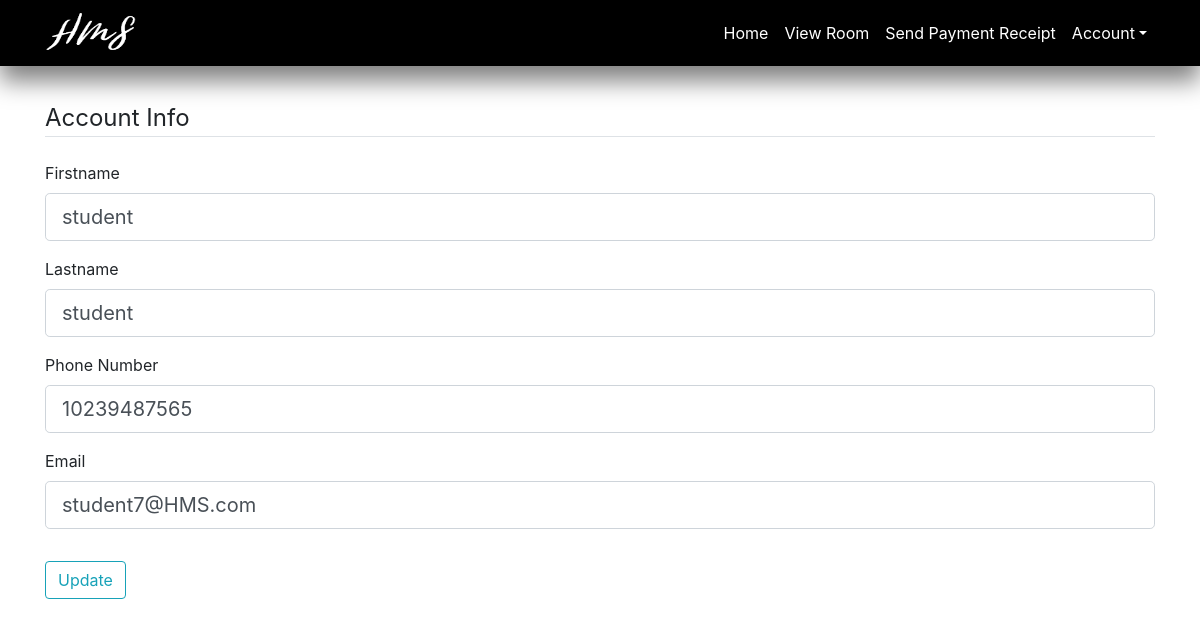
Before: /student/account (signed in) with the older database file.
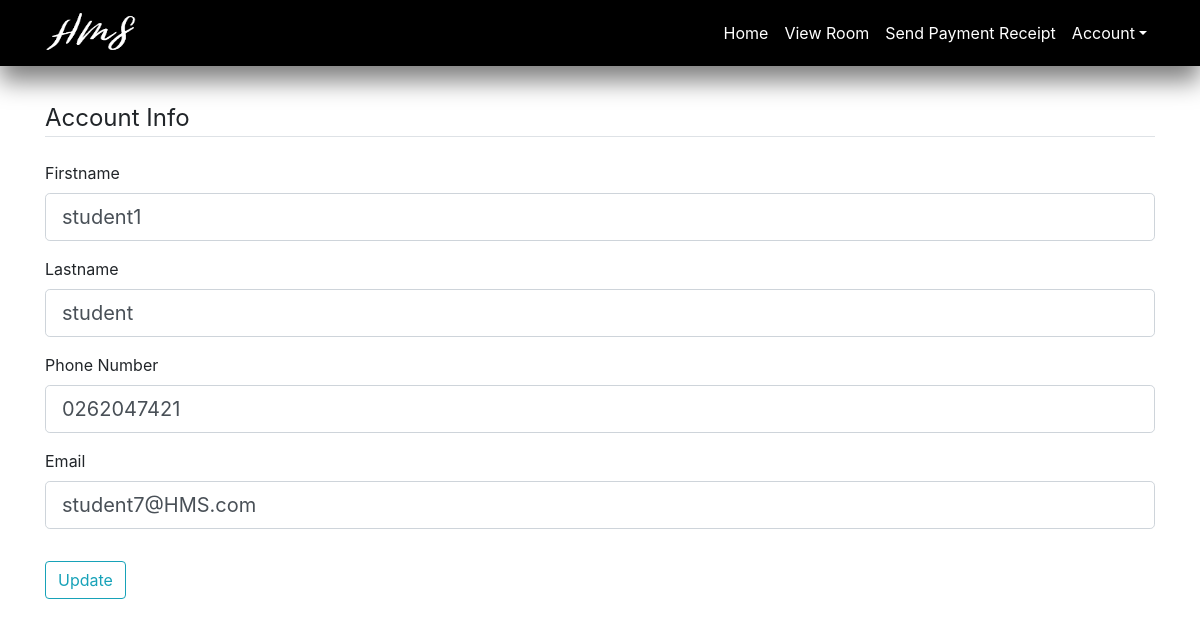
After: the same page with the newer database file.
### HMS/models.py (models this page shows, shortened)
class User(db.Model, UserMixin):
    __tablename__ = "users"
    id = db.Column(db.Integer, primary_key=True)
    firstname = db.Column(db.String(20), nullable=False)
    lastname = db.Column(db.String(20), nullable=False)
    email = db.Column(db.String(120), unique=True, nullable=False)
    number = db.Column(db.String(10), unique=True, nullable=False)
    gender = db.Column(db.String(10), nullable=False)
    role = db.Column(db.String(10), nullable=False, default="student")
    password = db.Column(db.String(60), nullable=False)
    hostel_id = db.Column(db.Integer, db.ForeignKey('hostels.hostel_id'))
    room_id = db.Column(db.String, db.ForeignKey('rooms.room_num'))
    images = db.relationship('Images', backref='user')
    announcements = db.relationship('Announcement', backref='user')

### HMS/routes.py (the view)
@app.route("/student/account", methods=['GET', 'POST'])
@login_required
def updatestudentaccount():
    if current_user.role == 'student':
        form = UpdateAccountForm()
        user = User.query.filter_by(id=current_user.id).first()
        if form.validate_on_submit():
            current_user.firstname = form.firstname.data
            current_user.lastname = form.lastname.data
            current_user.number = form.number.data
            current_user.email = form.email.data
            db.session.commit()
            flash('Your account has been updated!', 'success')
            return redirect(url_for('updatestudentaccount'))
        elif request.method == 'GET':
            form.firstname.data = current_user.firstname
            form.lastname.data = current_user.lastname
            form.number.data = current_user.number
            form.email.data = current_user.email
        return render_template('update_studentAccount.html', title='Account', form=form, user = user)
    else:
        return render_template('logInStudentError.html')

### HMS/forms.py (shortened to what this page needs)
class UpdateAccountForm(FlaskForm):
    firstname = StringField('Firstname',
                            validators=[DataRequired(), Length(min=2, max=20)])
    lastname = StringField('Lastname',
                           validators=[DataRequired(), Length(min=2, max=20)])
    number = StringField('Phone Number',
                         validators=[DataRequired(), Length(min=9, max=20)])
    email = StringField('Email',
                        validators=[DataRequired(), Email()])
    submit = SubmitField('Update')

### HMS/__init__.py (called while the page is built)
@app.before_request
def make_session_permanent():
    session.permanent = True
    app.permanent_session_lifetime = timedelta(minutes=60)

### HMS/models.py (called while the page is built)
@login_manager.user_loader
def load_user(user_id):
    return User.query.get(int(user_id))

### HMS/templates/update_studentAccount.html (shortened to what this page needs)
{% extends 'student_layout.html' %}
{% block content %}
    <form method="POST" action="" enctype="multipart/form-data">
        <fieldset class="form-group">
            <legend class="border-bottom mb-4">Account Info</legend>
            <div class="form-group">
                {{ form.firstname.label(class="form-control-label") }}
                {% if form.firstname.errors %}
                    {{ form.firstname(class="form-control form-control-lg is-invalid") }}
                    <div class="invalid-feedback">
                        {% for error in form.firstname.errors %}
                            <span>{{ error }}</span>
                        {% endfor %}
                    </div>
                {% else %}
                    {{ form.firstname(class="form-control form-control-lg") }}
                {% endif %}
            </div>
            <div class="form-group">
                {{ form.lastname.label(class="form-control-label") }}
                {% if form.lastname.errors %}
                    {{ form.lastname(class="form-control form-control-lg is-invalid") }}
                    <div class="invalid-feedback">
                        {% for error in form.lastname.errors %}
                            <span>{{ error }}</span>
                        {% endfor %}
                    </div>
                {% else %}
                    {{ form.lastname(class="form-control form-control-lg") }}
                {% endif %}
            </div>
            <div class="form-group">
                {{ form.number.label(class="form-control-label") }}
                {% if form.number.errors %}
                    {{ form.number(class="form-control form-control-lg is-invalid") }}
                    <div class="invalid-feedback">
                        {% for error in form.number.errors %}
                            <span>{{ error }}</span>
                        {% endfor %}
                    </div>
                {% else %}
                    {{ form.number(class="form-control form-control-lg") }}
                {% endif %}
            </div>
            <div class="form-group">
                {{ form.email.label(class="form-control-label") }}
                {% if form.email.errors %}
                    {{ form.email(class="form-control form-control-lg is-invalid") }}
                    <div class="invalid-feedback">
                        {% for error in form.email.errors %}
                            <span>{{ error }}</span>
                        {% endfor %}
                    </div>
                {% else %}
                    {{ form.email(class="form-control form-control-lg") }}
                {% endif %}
            </div>
        </fieldset>
        <div class="form-group">
            {{ form.submit(class="btn btn-outline-info") }}
        </div>
    </form>
{% endblock %}

### HMS/templates/student_layout.html (shortened to what this page needs)
<!DOCTYPE html>
<html lang="en">
<head>
    <link rel="stylesheet" href="https://stackpath.bootstrapcdn.com/bootstrap/4.1.1/css/bootstrap.min.css">
    <link rel="stylesheet" href="../static/main.css">
<body>
    <header>
        <nav class="navbar navbar-expand-lg navbar-light navbar-fixed-top" id="mainNav">
            <div class="container">
                <a href="#"> <img class="icon navbar-brand js-scroll-trigger" src="/static/img/whitelogo.png" alt="HMS icon" href="{{ url_for('student') }}"> </a>
                <div class="collapse navbar-collapse" id="navbarResponsive">
                    <ul class="navbar-nav ml-auto">
                        <li class="nav-item">
                          <a class="nav-link js-scroll-trigger text-white" href="{{ url_for('student') }}">Home</a>
                        </li>
                        {% if user.hostel_id != None and user.room_id != None %}
                            <li class="nav-item">
                              <a class="nav-link js-scroll-trigger text-white" href="{{ url_for('student_viewroom') }}">View Room</a>
                            </li>
                            <li class="nav-item">
                              <a class="nav-link js-scroll-trigger text-white" href="{{ url_for('student_payment') }}">Send Payment Receipt</a>
                            </li>
                        {% endif %}
                        <li class="nav-item dropdown">
                            <a class="nav-link dropdown-toggle text-white" data-toggle="dropdown" href="#" role="button" aria-haspopup="true" aria-expanded="false">Account</a>
                        </li>
                    </ul>
                </div>
            </div>
        </nav>
    </header>
    <main role = "main" class="container">
        <div class="row">
            <div class="col-md-12" style="margin-top: 100px">
                {% block content %}
                {% endblock %}
            </div>
        </div>
    </main>
</body>
</html>

### HMS/static/main.css (style rules this page uses)
.icon { width:91px; height:50px; }
.navbar { background-color: rgba(0,0,0,1); position: fixed; z-index: 9; width: 100%; box-shadow: 0 15px 25px rgba(0,0,0,0.5); }

Changed rows visible on the page:
changed User "student": firstname "student" → "student1"; number "10239487565" → "0262047421"
